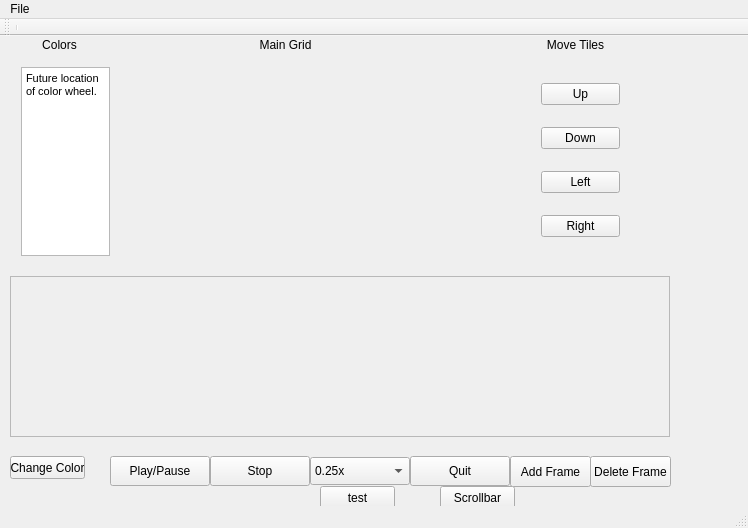
<?xml version="1.0" encoding="UTF-8"?>
<ui version="4.0">
 <class>MainWindow</class>
 <widget class="QMainWindow" name="MainWindow">
  <property name="geometry">
   <rect>
    <x>0</x>
    <y>0</y>
    <width>748</width>
    <height>528</height>
   </rect>
  </property>
  <property name="windowTitle">
   <string>MainWindow</string>
  </property>
  <widget class="QWidget" name="centralWidget">
   <widget class="QPushButton" name="pushButton">
    <property name="geometry">
     <rect>
      <x>110</x>
      <y>420</y>
      <width>100</width>
      <height>30</height>
     </rect>
    </property>
    <property name="text">
     <string>Play/Pause</string>
    </property>
   </widget>
   <widget class="QPushButton" name="pushButton_2">
    <property name="geometry">
     <rect>
      <x>210</x>
      <y>420</y>
      <width>100</width>
      <height>30</height>
     </rect>
    </property>
    <property name="text">
     <string>Stop</string>
    </property>
   </widget>
   <widget class="QComboBox" name="comboBox">
    <property name="geometry">
     <rect>
      <x>310</x>
      <y>421</y>
      <width>100</width>
      <height>28</height>
     </rect>
    </property>
    <item>
     <property name="text">
      <string>0.25x</string>
     </property>
    </item>
    <item>
     <property name="text">
      <string>0.5x</string>
     </property>
    </item>
    <item>
     <property name="text">
      <string>0.75x</string>
     </property>
    </item>
    <item>
     <property name="text">
      <string>1x</string>
     </property>
    </item>
    <item>
     <property name="text">
      <string>1.25x</string>
     </property>
    </item>
    <item>
     <property name="text">
      <string>1.5x</string>
     </property>
    </item>
    <item>
     <property name="text">
      <string>1.75</string>
     </property>
    </item>
   </widget>
   <widget class="QLabel" name="label_3">
    <property name="geometry">
     <rect>
      <x>240</x>
      <y>0</y>
      <width>91</width>
      <height>17</height>
     </rect>
    </property>
    <property name="text">
     <string>Main Grid</string>
    </property>
    <property name="alignment">
     <set>Qt::AlignCenter</set>
    </property>
   </widget>
   <widget class="QWidget" name="gridLayoutWidget_7">
    <property name="geometry">
     <rect>
      <x>10</x>
      <y>20</y>
      <width>111</width>
      <height>211</height>
     </rect>
    </property>
    <layout class="QGridLayout" name="gridLayout_7">
     <item row="0" column="0">
      <widget class="QTextBrowser" name="textBrowser">
       <property name="html">
        <string>&lt;!DOCTYPE HTML PUBLIC &quot;-//W3C//DTD HTML 4.0//EN&quot; &quot;http://www.w3.org/TR/REC-html40/strict.dtd&quot;&gt;
&lt;html&gt;&lt;head&gt;&lt;meta name=&quot;qrichtext&quot; content=&quot;1&quot; /&gt;&lt;style type=&quot;text/css&quot;&gt;
p, li { white-space: pre-wrap; }
&lt;/style&gt;&lt;/head&gt;&lt;body style=&quot; font-family:'MS Shell Dlg 2'; font-size:8.25pt; font-weight:400; font-style:normal;&quot;&gt;
&lt;p style=&quot; margin-top:0px; margin-bottom:0px; margin-left:0px; margin-right:0px; -qt-block-indent:0; text-indent:0px;&quot;&gt;Future location of color wheel.&lt;/p&gt;&lt;/body&gt;&lt;/html&gt;</string>
       </property>
      </widget>
     </item>
    </layout>
   </widget>
   <widget class="QLabel" name="label_2">
    <property name="geometry">
     <rect>
      <x>30</x>
      <y>0</y>
      <width>59</width>
      <height>17</height>
     </rect>
    </property>
    <property name="text">
     <string>Colors</string>
    </property>
    <property name="alignment">
     <set>Qt::AlignCenter</set>
    </property>
   </widget>
   <widget class="QWidget" name="gridLayoutWidget_8">
    <property name="geometry">
     <rect>
      <x>530</x>
      <y>20</y>
      <width>101</width>
      <height>211</height>
     </rect>
    </property>
    <layout class="QGridLayout" name="gridLayout_8">
     <item row="1" column="0">
      <widget class="QPushButton" name="pushButton_4">
       <property name="text">
        <string>Up</string>
       </property>
      </widget>
     </item>
     <item row="4" column="0">
      <widget class="QPushButton" name="pushButton_6">
       <property name="text">
        <string>Left</string>
       </property>
      </widget>
     </item>
     <item row="3" column="0">
      <widget class="QPushButton" name="pushButton_5">
       <property name="text">
        <string>Down</string>
       </property>
      </widget>
     </item>
     <item row="5" column="0">
      <widget class="QPushButton" name="pushButton_7">
       <property name="text">
        <string>Right</string>
       </property>
      </widget>
     </item>
    </layout>
   </widget>
   <widget class="QLabel" name="label_4">
    <property name="geometry">
     <rect>
      <x>520</x>
      <y>0</y>
      <width>111</width>
      <height>17</height>
     </rect>
    </property>
    <property name="text">
     <string>Move Tiles</string>
    </property>
    <property name="alignment">
     <set>Qt::AlignCenter</set>
    </property>
   </widget>
   <widget class="QPushButton" name="pushButton_3">
    <property name="geometry">
     <rect>
      <x>410</x>
      <y>420</y>
      <width>100</width>
      <height>30</height>
     </rect>
    </property>
    <property name="text">
     <string>Quit</string>
    </property>
   </widget>
   <widget class="QPushButton" name="AddFrameButton">
    <property name="geometry">
     <rect>
      <x>510</x>
      <y>420</y>
      <width>81</width>
      <height>31</height>
     </rect>
    </property>
    <property name="toolTip">
     <string>&lt;html&gt;&lt;head/&gt;&lt;body&gt;&lt;p&gt;Add a frame to the end of the animation&lt;/p&gt;&lt;/body&gt;&lt;/html&gt;</string>
    </property>
    <property name="text">
     <string>Add Frame</string>
    </property>
   </widget>
   <widget class="QPushButton" name="pushButton_9">
    <property name="geometry">
     <rect>
      <x>320</x>
      <y>450</y>
      <width>75</width>
      <height>23</height>
     </rect>
    </property>
    <property name="text">
     <string>test</string>
    </property>
   </widget>
   <widget class="QPushButton" name="DeleteFrameButton">
    <property name="geometry">
     <rect>
      <x>590</x>
      <y>420</y>
      <width>81</width>
      <height>31</height>
     </rect>
    </property>
    <property name="text">
     <string>Delete Frame</string>
    </property>
   </widget>
   <widget class="QWidget" name="GridWidget" native="true">
    <property name="geometry">
     <rect>
      <x>130</x>
      <y>20</y>
      <width>391</width>
      <height>211</height>
     </rect>
    </property>
    <property name="sizePolicy">
     <sizepolicy hsizetype="Preferred" vsizetype="Preferred">
      <horstretch>0</horstretch>
      <verstretch>0</verstretch>
     </sizepolicy>
    </property>
   </widget>
   <widget class="QPushButton" name="pushButton_8">
    <property name="geometry">
     <rect>
      <x>10</x>
      <y>420</y>
      <width>75</width>
      <height>23</height>
     </rect>
    </property>
    <property name="text">
     <string>Change Color</string>
    </property>
   </widget>
   <widget class="QScrollArea" name="animationArea">
    <property name="geometry">
     <rect>
      <x>10</x>
      <y>240</y>
      <width>660</width>
      <height>161</height>
     </rect>
    </property>
    <property name="verticalScrollBarPolicy">
     <enum>Qt::ScrollBarAlwaysOff</enum>
    </property>
    <property name="sizeAdjustPolicy">
     <enum>QAbstractScrollArea::AdjustToContents</enum>
    </property>
    <property name="widgetResizable">
     <bool>true</bool>
    </property>
    <widget class="QWidget" name="scrollAreaWidgetContents">
     <property name="geometry">
      <rect>
       <x>0</x>
       <y>0</y>
       <width>658</width>
       <height>159</height>
      </rect>
     </property>
     <layout class="QVBoxLayout" name="verticalLayout"/>
    </widget>
   </widget>
   <widget class="QPushButton" name="Scrollbar">
    <property name="geometry">
     <rect>
      <x>440</x>
      <y>450</y>
      <width>75</width>
      <height>23</height>
     </rect>
    </property>
    <property name="text">
     <string>Scrollbar</string>
    </property>
   </widget>
  </widget>
  <widget class="QMenuBar" name="menuBar">
   <property name="geometry">
    <rect>
     <x>0</x>
     <y>0</y>
     <width>748</width>
     <height>21</height>
    </rect>
   </property>
   <widget class="QMenu" name="menuFile">
    <property name="title">
     <string>File</string>
    </property>
    <addaction name="actionNew"/>
    <addaction name="actionSave"/>
    <addaction name="actionSave_As"/>
    <addaction name="actionExport"/>
    <addaction name="actionLoad"/>
    <addaction name="actionQuit"/>
   </widget>
   <addaction name="menuFile"/>
  </widget>
  <widget class="QToolBar" name="mainToolBar">
   <attribute name="toolBarArea">
    <enum>TopToolBarArea</enum>
   </attribute>
   <attribute name="toolBarBreak">
    <bool>false</bool>
   </attribute>
   <addaction name="separator"/>
  </widget>
  <widget class="QStatusBar" name="statusBar"/>
  <action name="actionSave">
   <property name="text">
    <string>Save</string>
   </property>
  </action>
  <action name="actionSave_As">
   <property name="text">
    <string>Save As...</string>
   </property>
  </action>
  <action name="actionLoad">
   <property name="text">
    <string>Load</string>
   </property>
  </action>
  <action name="actionNew">
   <property name="text">
    <string>New Show</string>
   </property>
  </action>
  <action name="actionQuit">
   <property name="text">
    <string>Quit</string>
   </property>
  </action>
  <action name="actionExport">
   <property name="text">
    <string>Export</string>
   </property>
  </action>
 </widget>
 <layoutdefault spacing="6" margin="11"/>
 <resources/>
 <connections/>
</ui>
